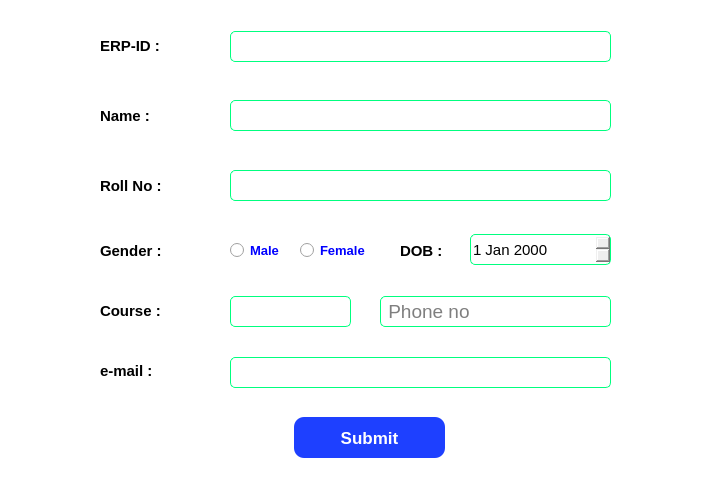
<?xml version="1.0" encoding="UTF-8"?>
<ui version="4.0">
 <class>Form</class>
 <widget class="QWidget" name="Form">
  <property name="geometry">
   <rect>
    <x>0</x>
    <y>0</y>
    <width>717</width>
    <height>478</height>
   </rect>
  </property>
  <property name="windowTitle">
   <string>Student Management System</string>
  </property>
  <property name="windowIcon">
   <iconset>
    <normaloff>stulogo.png</normaloff>stulogo.png</iconset>
  </property>
  <property name="styleSheet">
   <string notr="true">#Form{
 background:#fff;
}</string>
  </property>
  <widget class="QLabel" name="label">
   <property name="geometry">
    <rect>
     <x>100</x>
     <y>30</y>
     <width>71</width>
     <height>31</height>
    </rect>
   </property>
   <property name="font">
    <font>
     <pointsize>-1</pointsize>
     <weight>75</weight>
     <bold>true</bold>
    </font>
   </property>
   <property name="styleSheet">
    <string notr="true">#label{
 font-size:15px;
}</string>
   </property>
   <property name="text">
    <string>ERP-ID :</string>
   </property>
  </widget>
  <widget class="QLineEdit" name="lineEdit">
   <property name="geometry">
    <rect>
     <x>230</x>
     <y>31</y>
     <width>381</width>
     <height>31</height>
    </rect>
   </property>
   <property name="styleSheet">
    <string notr="true">#lineEdit{
 border-radius:5px;
 font-size:19px;
border:1px solid #00ff7f;
}
#lineEdit:hover{
 background:#e5f4ff;
}</string>
   </property>
  </widget>
  <widget class="QLabel" name="label_2">
   <property name="geometry">
    <rect>
     <x>100</x>
     <y>100</y>
     <width>71</width>
     <height>31</height>
    </rect>
   </property>
   <property name="font">
    <font>
     <pointsize>-1</pointsize>
     <weight>75</weight>
     <bold>true</bold>
    </font>
   </property>
   <property name="styleSheet">
    <string notr="true">#label_2{
 font-size:15px;
}</string>
   </property>
   <property name="text">
    <string>Name :</string>
   </property>
  </widget>
  <widget class="QLineEdit" name="lineEdit_2">
   <property name="geometry">
    <rect>
     <x>230</x>
     <y>100</y>
     <width>381</width>
     <height>31</height>
    </rect>
   </property>
   <property name="styleSheet">
    <string notr="true">#lineEdit_2{
 border-radius:5px;
 font-size:19px;
border:1px solid #00ff7f;
}
#lineEdit_2:hover{
 background:#e5f4ff;
}</string>
   </property>
  </widget>
  <widget class="QLabel" name="label_3">
   <property name="geometry">
    <rect>
     <x>100</x>
     <y>170</y>
     <width>71</width>
     <height>31</height>
    </rect>
   </property>
   <property name="font">
    <font>
     <pointsize>-1</pointsize>
     <weight>75</weight>
     <bold>true</bold>
    </font>
   </property>
   <property name="styleSheet">
    <string notr="true">#label_3{
 font-size:15px;
}</string>
   </property>
   <property name="text">
    <string>Roll No :</string>
   </property>
  </widget>
  <widget class="QLineEdit" name="lineEdit_3">
   <property name="geometry">
    <rect>
     <x>230</x>
     <y>170</y>
     <width>381</width>
     <height>31</height>
    </rect>
   </property>
   <property name="styleSheet">
    <string notr="true">#lineEdit_3{
 border-radius:5px;
 font-size:19px;
border:1px solid #00ff7f;
}
#lineEdit_3:hover{
 background:#e5f4ff;
}</string>
   </property>
  </widget>
  <widget class="QLabel" name="label_4">
   <property name="geometry">
    <rect>
     <x>100</x>
     <y>235</y>
     <width>81</width>
     <height>31</height>
    </rect>
   </property>
   <property name="font">
    <font>
     <pointsize>-1</pointsize>
     <weight>75</weight>
     <bold>true</bold>
    </font>
   </property>
   <property name="styleSheet">
    <string notr="true">#label_4{
 font-size:15px;
}</string>
   </property>
   <property name="text">
    <string>Gender :</string>
   </property>
  </widget>
  <widget class="QRadioButton" name="radioButton">
   <property name="geometry">
    <rect>
     <x>230</x>
     <y>240</y>
     <width>95</width>
     <height>20</height>
    </rect>
   </property>
   <property name="font">
    <font>
     <pointsize>-1</pointsize>
     <weight>75</weight>
     <bold>true</bold>
    </font>
   </property>
   <property name="styleSheet">
    <string notr="true">#radioButton{
 font-size:13px;
 color:blue;
}</string>
   </property>
   <property name="text">
    <string>Male</string>
   </property>
  </widget>
  <widget class="QRadioButton" name="radioButton_2">
   <property name="geometry">
    <rect>
     <x>300</x>
     <y>240</y>
     <width>95</width>
     <height>20</height>
    </rect>
   </property>
   <property name="font">
    <font>
     <pointsize>-1</pointsize>
     <weight>75</weight>
     <bold>true</bold>
    </font>
   </property>
   <property name="styleSheet">
    <string notr="true">#radioButton_2{
 font-size:13px;
 color:blue;
}</string>
   </property>
   <property name="text">
    <string>Female</string>
   </property>
  </widget>
  <widget class="QLabel" name="label_5">
   <property name="geometry">
    <rect>
     <x>400</x>
     <y>240</y>
     <width>71</width>
     <height>21</height>
    </rect>
   </property>
   <property name="font">
    <font>
     <pointsize>-1</pointsize>
     <weight>75</weight>
     <bold>true</bold>
    </font>
   </property>
   <property name="styleSheet">
    <string notr="true">#label_5{
 font-size:15px;
}</string>
   </property>
   <property name="text">
    <string>DOB :</string>
   </property>
  </widget>
  <widget class="QDateEdit" name="dateEdit">
   <property name="geometry">
    <rect>
     <x>470</x>
     <y>234</y>
     <width>141</width>
     <height>31</height>
    </rect>
   </property>
   <property name="styleSheet">
    <string notr="true">#dateEdit{
border-radius:5px;
border:1px solid #00ff7f;
 font-size:15px;
}</string>
   </property>
  </widget>
  <widget class="QLabel" name="label_6">
   <property name="geometry">
    <rect>
     <x>100</x>
     <y>300</y>
     <width>71</width>
     <height>21</height>
    </rect>
   </property>
   <property name="font">
    <font>
     <pointsize>-1</pointsize>
     <weight>75</weight>
     <bold>true</bold>
    </font>
   </property>
   <property name="styleSheet">
    <string notr="true">#label_6{
 font-size:15px;
}</string>
   </property>
   <property name="text">
    <string>Course :</string>
   </property>
  </widget>
  <widget class="QLineEdit" name="lineEdit_4">
   <property name="geometry">
    <rect>
     <x>230</x>
     <y>296</y>
     <width>121</width>
     <height>31</height>
    </rect>
   </property>
   <property name="styleSheet">
    <string notr="true">#lineEdit_4{
 border-radius:5px;
 font-size:19px;
border:1px solid #00ff7f;
}
#lineEdit_4:hover{
 background:#e5f4ff;
}</string>
   </property>
  </widget>
  <widget class="QLineEdit" name="lineEdit_5">
   <property name="geometry">
    <rect>
     <x>380</x>
     <y>296</y>
     <width>231</width>
     <height>31</height>
    </rect>
   </property>
   <property name="styleSheet">
    <string notr="true">#lineEdit_5{
 border-radius:5px;
 font-size:19px;
border:1px solid #00ff7f;
}
#lineEdit_5:hover{
 background:#e5f4ff;
}</string>
   </property>
   <property name="placeholderText">
    <string> Phone no</string>
   </property>
  </widget>
  <widget class="QLabel" name="label_7">
   <property name="geometry">
    <rect>
     <x>100</x>
     <y>360</y>
     <width>71</width>
     <height>21</height>
    </rect>
   </property>
   <property name="font">
    <font>
     <pointsize>-1</pointsize>
     <weight>75</weight>
     <bold>true</bold>
    </font>
   </property>
   <property name="styleSheet">
    <string notr="true">#label_7{
 font-size:15px;
}</string>
   </property>
   <property name="text">
    <string>e-mail :</string>
   </property>
  </widget>
  <widget class="QLineEdit" name="lineEdit_6">
   <property name="geometry">
    <rect>
     <x>230</x>
     <y>357</y>
     <width>381</width>
     <height>31</height>
    </rect>
   </property>
   <property name="styleSheet">
    <string notr="true">#lineEdit_6{
 border-radius:5px;
 font-size:19px;
border:1px solid #00ff7f;
}
#lineEdit_6:hover{
 background:#e5f4ff;
}</string>
   </property>
  </widget>
  <widget class="QPushButton" name="pushButton">
   <property name="geometry">
    <rect>
     <x>294</x>
     <y>417</y>
     <width>151</width>
     <height>41</height>
    </rect>
   </property>
   <property name="font">
    <font>
     <pointsize>-1</pointsize>
     <weight>75</weight>
     <bold>true</bold>
    </font>
   </property>
   <property name="styleSheet">
    <string notr="true">#pushButton{
 background:#1e40ff;
 
 border-radius:10px;
 color:#fff;
 font-size:17px;
}
#pushButton:hover{
 background:#3e8bff;
 border:2px solid #3aff61;
}</string>
   </property>
   <property name="text">
    <string>Submit</string>
   </property>
  </widget>
 </widget>
 <resources/>
 <connections/>
</ui>
